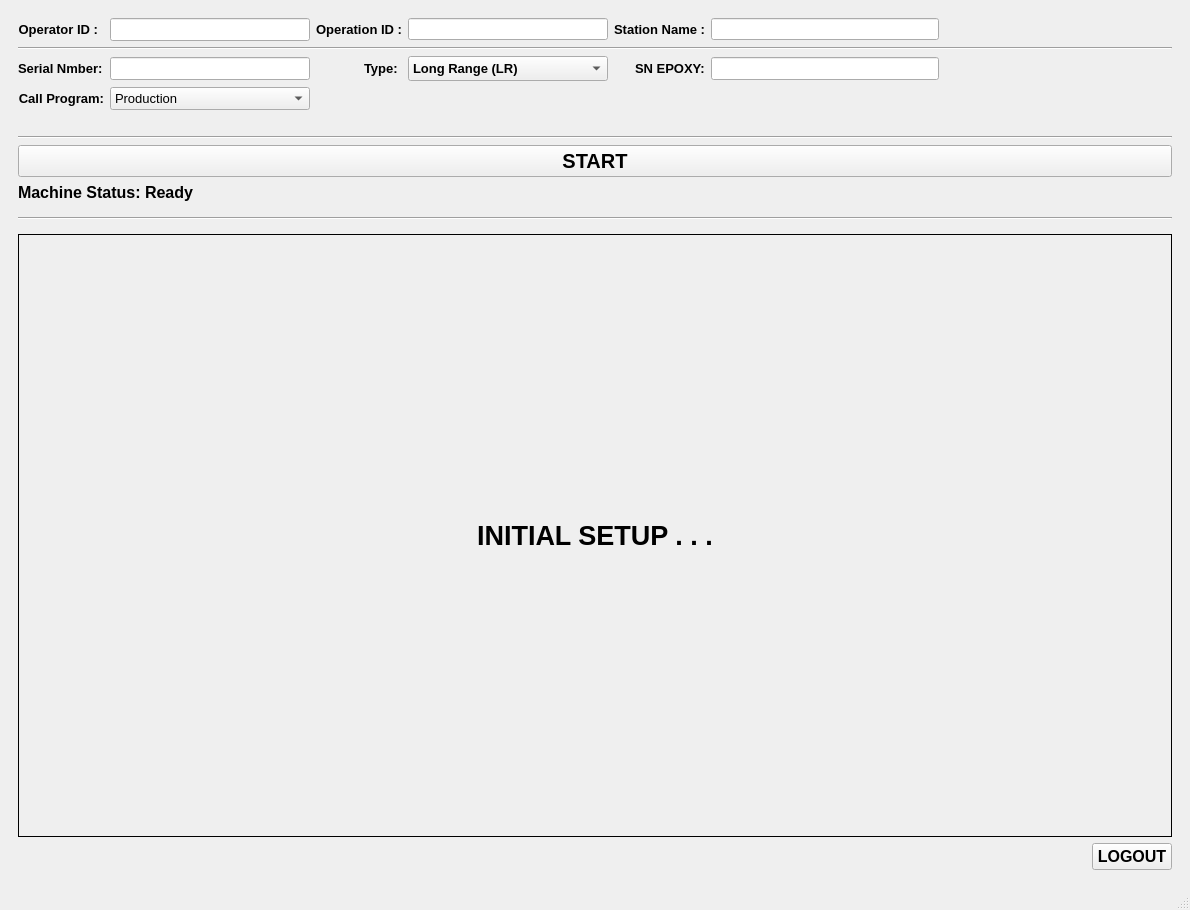
<?xml version="1.0" encoding="UTF-8"?>
<ui version="4.0">
 <class>MainWindow</class>
 <widget class="QMainWindow" name="MainWindow">
  <property name="geometry">
   <rect>
    <x>0</x>
    <y>0</y>
    <width>1190</width>
    <height>910</height>
   </rect>
  </property>
  <property name="sizePolicy">
   <sizepolicy hsizetype="Minimum" vsizetype="Minimum">
    <horstretch>0</horstretch>
    <verstretch>0</verstretch>
   </sizepolicy>
  </property>
  <property name="minimumSize">
   <size>
    <width>850</width>
    <height>750</height>
   </size>
  </property>
  <property name="windowTitle">
   <string>MainWindow</string>
  </property>
  <widget class="QWidget" name="centralwidget">
   <layout class="QVBoxLayout" name="verticalLayout">
    <item>
     <widget class="QStackedWidget" name="MainstackedWidget">
      <property name="currentIndex">
       <number>1</number>
      </property>
      <widget class="QWidget" name="LoginPage">
       <layout class="QGridLayout" name="gridLayout_2">
        <item row="0" column="0" colspan="3">
         <spacer name="verticalSpacer">
          <property name="orientation">
           <enum>Qt::Vertical</enum>
          </property>
          <property name="sizeHint" stdset="0">
           <size>
            <width>803</width>
            <height>226</height>
           </size>
          </property>
         </spacer>
        </item>
        <item row="1" column="1" rowspan="2">
         <widget class="QFrame" name="frame">
          <property name="frameShape">
           <enum>QFrame::Box</enum>
          </property>
          <property name="frameShadow">
           <enum>QFrame::Plain</enum>
          </property>
          <layout class="QVBoxLayout" name="verticalLayout_2">
           <item>
            <widget class="QLabel" name="Header_login">
             <property name="sizePolicy">
              <sizepolicy hsizetype="Preferred" vsizetype="Fixed">
               <horstretch>0</horstretch>
               <verstretch>0</verstretch>
              </sizepolicy>
             </property>
             <property name="font">
              <font>
               <pointsize>16</pointsize>
               <weight>75</weight>
               <bold>true</bold>
              </font>
             </property>
             <property name="text">
              <string>Login</string>
             </property>
             <property name="alignment">
              <set>Qt::AlignCenter</set>
             </property>
            </widget>
           </item>
           <item>
            <widget class="QLabel" name="label_2">
             <property name="sizePolicy">
              <sizepolicy hsizetype="Fixed" vsizetype="Fixed">
               <horstretch>0</horstretch>
               <verstretch>0</verstretch>
              </sizepolicy>
             </property>
             <property name="minimumSize">
              <size>
               <width>400</width>
               <height>0</height>
              </size>
             </property>
             <property name="maximumSize">
              <size>
               <width>400</width>
               <height>16777215</height>
              </size>
             </property>
             <property name="text">
              <string/>
             </property>
            </widget>
           </item>
           <item>
            <layout class="QGridLayout" name="gridLayout">
             <item row="0" column="0">
              <widget class="QLabel" name="Login_label_Operator">
               <property name="sizePolicy">
                <sizepolicy hsizetype="Fixed" vsizetype="Fixed">
                 <horstretch>0</horstretch>
                 <verstretch>0</verstretch>
                </sizepolicy>
               </property>
               <property name="font">
                <font>
                 <pointsize>10</pointsize>
                 <weight>75</weight>
                 <bold>true</bold>
                </font>
               </property>
               <property name="layoutDirection">
                <enum>Qt::LeftToRight</enum>
               </property>
               <property name="text">
                <string>Operator ID: </string>
               </property>
               <property name="alignment">
                <set>Qt::AlignCenter</set>
               </property>
              </widget>
             </item>
             <item row="0" column="1">
              <widget class="QLineEdit" name="enLineEdit">
               <property name="sizePolicy">
                <sizepolicy hsizetype="Fixed" vsizetype="Fixed">
                 <horstretch>0</horstretch>
                 <verstretch>0</verstretch>
                </sizepolicy>
               </property>
               <property name="minimumSize">
                <size>
                 <width>100</width>
                 <height>0</height>
                </size>
               </property>
               <property name="maximumSize">
                <size>
                 <width>200</width>
                 <height>16777215</height>
                </size>
               </property>
               <property name="font">
                <font>
                 <pointsize>10</pointsize>
                 <weight>75</weight>
                 <bold>true</bold>
                </font>
               </property>
              </widget>
             </item>
             <item row="3" column="1">
              <widget class="QPushButton" name="LoginButton">
               <property name="maximumSize">
                <size>
                 <width>100</width>
                 <height>16777215</height>
                </size>
               </property>
               <property name="font">
                <font>
                 <pointsize>10</pointsize>
                 <weight>75</weight>
                 <bold>true</bold>
                </font>
               </property>
               <property name="layoutDirection">
                <enum>Qt::RightToLeft</enum>
               </property>
               <property name="text">
                <string>Login</string>
               </property>
              </widget>
             </item>
             <item row="1" column="0">
              <widget class="QLabel" name="Login_label_Operation">
               <property name="sizePolicy">
                <sizepolicy hsizetype="Fixed" vsizetype="Fixed">
                 <horstretch>0</horstretch>
                 <verstretch>0</verstretch>
                </sizepolicy>
               </property>
               <property name="font">
                <font>
                 <pointsize>10</pointsize>
                 <weight>75</weight>
                 <bold>true</bold>
                </font>
               </property>
               <property name="text">
                <string>Operation:</string>
               </property>
              </widget>
             </item>
             <item row="1" column="1">
              <widget class="QComboBox" name="comboBoxOperation">
               <property name="maximumSize">
                <size>
                 <width>200</width>
                 <height>16777215</height>
                </size>
               </property>
               <property name="font">
                <font>
                 <pointsize>10</pointsize>
                 <weight>75</weight>
                 <bold>true</bold>
                </font>
               </property>
              </widget>
             </item>
             <item row="2" column="0" colspan="2">
              <widget class="QLabel" name="label_Error_login">
               <property name="sizePolicy">
                <sizepolicy hsizetype="Preferred" vsizetype="Fixed">
                 <horstretch>0</horstretch>
                 <verstretch>0</verstretch>
                </sizepolicy>
               </property>
               <property name="text">
                <string/>
               </property>
              </widget>
             </item>
            </layout>
           </item>
          </layout>
         </widget>
        </item>
        <item row="1" column="2">
         <spacer name="horizontalSpacer">
          <property name="orientation">
           <enum>Qt::Horizontal</enum>
          </property>
          <property name="sizeHint" stdset="0">
           <size>
            <width>280</width>
            <height>20</height>
           </size>
          </property>
         </spacer>
        </item>
        <item row="2" column="0">
         <spacer name="horizontalSpacer_2">
          <property name="orientation">
           <enum>Qt::Horizontal</enum>
          </property>
          <property name="sizeHint" stdset="0">
           <size>
            <width>280</width>
            <height>20</height>
           </size>
          </property>
         </spacer>
        </item>
        <item row="3" column="0" colspan="3">
         <spacer name="verticalSpacer_2">
          <property name="orientation">
           <enum>Qt::Vertical</enum>
          </property>
          <property name="sizeHint" stdset="0">
           <size>
            <width>803</width>
            <height>227</height>
           </size>
          </property>
         </spacer>
        </item>
       </layout>
      </widget>
      <widget class="QWidget" name="MainPage">
       <layout class="QVBoxLayout" name="verticalLayout_3">
        <item>
         <layout class="QGridLayout" name="gridLayout_4">
          <item row="0" column="6">
           <widget class="QLineEdit" name="lineEdit_Station">
            <property name="sizePolicy">
             <sizepolicy hsizetype="Fixed" vsizetype="Fixed">
              <horstretch>0</horstretch>
              <verstretch>0</verstretch>
             </sizepolicy>
            </property>
            <property name="maximumSize">
             <size>
              <width>250</width>
              <height>16777215</height>
             </size>
            </property>
            <property name="readOnly">
             <bool>true</bool>
            </property>
           </widget>
          </item>
          <item row="0" column="0">
           <widget class="QLabel" name="label_Opeator">
            <property name="sizePolicy">
             <sizepolicy hsizetype="Fixed" vsizetype="Fixed">
              <horstretch>0</horstretch>
              <verstretch>0</verstretch>
             </sizepolicy>
            </property>
            <property name="font">
             <font>
              <pointsize>10</pointsize>
              <weight>75</weight>
              <bold>true</bold>
             </font>
            </property>
            <property name="text">
             <string>Operator ID :</string>
            </property>
            <property name="alignment">
             <set>Qt::AlignRight|Qt::AlignTrailing|Qt::AlignVCenter</set>
            </property>
           </widget>
          </item>
          <item row="0" column="5">
           <widget class="QLabel" name="label_MC">
            <property name="sizePolicy">
             <sizepolicy hsizetype="Fixed" vsizetype="Fixed">
              <horstretch>0</horstretch>
              <verstretch>0</verstretch>
             </sizepolicy>
            </property>
            <property name="maximumSize">
             <size>
              <width>100</width>
              <height>16777215</height>
             </size>
            </property>
            <property name="font">
             <font>
              <pointsize>10</pointsize>
              <weight>75</weight>
              <bold>true</bold>
             </font>
            </property>
            <property name="text">
             <string>Station Name :</string>
            </property>
            <property name="alignment">
             <set>Qt::AlignRight|Qt::AlignTrailing|Qt::AlignVCenter</set>
            </property>
           </widget>
          </item>
          <item row="4" column="0" colspan="8">
           <widget class="QLabel" name="label_Error_Main">
            <property name="text">
             <string/>
            </property>
           </widget>
          </item>
          <item row="3" column="1" colspan="2">
           <widget class="QComboBox" name="comboBox_Program">
            <property name="sizePolicy">
             <sizepolicy hsizetype="Minimum" vsizetype="Fixed">
              <horstretch>0</horstretch>
              <verstretch>0</verstretch>
             </sizepolicy>
            </property>
            <property name="minimumSize">
             <size>
              <width>200</width>
              <height>0</height>
             </size>
            </property>
            <property name="maximumSize">
             <size>
              <width>16777215</width>
              <height>16777215</height>
             </size>
            </property>
            <property name="font">
             <font>
              <pointsize>10</pointsize>
             </font>
            </property>
            <item>
             <property name="text">
              <string>Production</string>
             </property>
            </item>
            <item>
             <property name="text">
              <string>Debug</string>
             </property>
            </item>
            <item>
             <property name="text">
              <string>Deviation</string>
             </property>
            </item>
            <item>
             <property name="text">
              <string>Maintenance</string>
             </property>
            </item>
            <item>
             <property name="text">
              <string>Calibration</string>
             </property>
            </item>
           </widget>
          </item>
          <item row="2" column="0">
           <widget class="QLabel" name="label_Serial">
            <property name="font">
             <font>
              <pointsize>10</pointsize>
              <weight>75</weight>
              <bold>true</bold>
             </font>
            </property>
            <property name="text">
             <string>Serial Nmber:</string>
            </property>
           </widget>
          </item>
          <item row="3" column="0">
           <widget class="QLabel" name="label_Mode">
            <property name="sizePolicy">
             <sizepolicy hsizetype="Preferred" vsizetype="Fixed">
              <horstretch>0</horstretch>
              <verstretch>0</verstretch>
             </sizepolicy>
            </property>
            <property name="font">
             <font>
              <pointsize>10</pointsize>
              <weight>75</weight>
              <bold>true</bold>
             </font>
            </property>
            <property name="text">
             <string>Call Program:</string>
            </property>
            <property name="alignment">
             <set>Qt::AlignRight|Qt::AlignTrailing|Qt::AlignVCenter</set>
            </property>
           </widget>
          </item>
          <item row="2" column="1" colspan="2">
           <widget class="QLineEdit" name="lineEdit_Serial">
            <property name="sizePolicy">
             <sizepolicy hsizetype="Minimum" vsizetype="Fixed">
              <horstretch>0</horstretch>
              <verstretch>0</verstretch>
             </sizepolicy>
            </property>
            <property name="minimumSize">
             <size>
              <width>200</width>
              <height>0</height>
             </size>
            </property>
            <property name="maximumSize">
             <size>
              <width>16777215</width>
              <height>16777215</height>
             </size>
            </property>
            <property name="font">
             <font>
              <pointsize>10</pointsize>
             </font>
            </property>
           </widget>
          </item>
          <item row="0" column="7">
           <spacer name="horizontalSpacer_3">
            <property name="orientation">
             <enum>Qt::Horizontal</enum>
            </property>
            <property name="sizeHint" stdset="0">
             <size>
              <width>40</width>
              <height>20</height>
             </size>
            </property>
           </spacer>
          </item>
          <item row="2" column="6">
           <widget class="QLineEdit" name="EPOXY_Value">
            <property name="maximumSize">
             <size>
              <width>250</width>
              <height>16777215</height>
             </size>
            </property>
            <property name="font">
             <font>
              <pointsize>10</pointsize>
              <weight>75</weight>
              <bold>true</bold>
             </font>
            </property>
           </widget>
          </item>
          <item row="1" column="0" colspan="8">
           <widget class="Line" name="line_2">
            <property name="layoutDirection">
             <enum>Qt::LeftToRight</enum>
            </property>
            <property name="frameShadow">
             <enum>QFrame::Sunken</enum>
            </property>
            <property name="orientation">
             <enum>Qt::Horizontal</enum>
            </property>
           </widget>
          </item>
          <item row="0" column="4">
           <widget class="QLineEdit" name="lineEdit_Operation">
            <property name="sizePolicy">
             <sizepolicy hsizetype="Fixed" vsizetype="Fixed">
              <horstretch>0</horstretch>
              <verstretch>0</verstretch>
             </sizepolicy>
            </property>
            <property name="maximumSize">
             <size>
              <width>200</width>
              <height>16777215</height>
             </size>
            </property>
            <property name="readOnly">
             <bool>true</bool>
            </property>
           </widget>
          </item>
          <item row="0" column="3">
           <widget class="QLabel" name="label_Operation">
            <property name="sizePolicy">
             <sizepolicy hsizetype="Fixed" vsizetype="Fixed">
              <horstretch>0</horstretch>
              <verstretch>0</verstretch>
             </sizepolicy>
            </property>
            <property name="font">
             <font>
              <pointsize>10</pointsize>
              <weight>75</weight>
              <bold>true</bold>
             </font>
            </property>
            <property name="text">
             <string>Operation ID :</string>
            </property>
            <property name="alignment">
             <set>Qt::AlignRight|Qt::AlignTrailing|Qt::AlignVCenter</set>
            </property>
           </widget>
          </item>
          <item row="0" column="1" colspan="2">
           <widget class="QLineEdit" name="lineEdit_Operator">
            <property name="sizePolicy">
             <sizepolicy hsizetype="Fixed" vsizetype="Fixed">
              <horstretch>0</horstretch>
              <verstretch>0</verstretch>
             </sizepolicy>
            </property>
            <property name="minimumSize">
             <size>
              <width>0</width>
              <height>0</height>
             </size>
            </property>
            <property name="maximumSize">
             <size>
              <width>200</width>
              <height>16777215</height>
             </size>
            </property>
            <property name="font">
             <font>
              <pointsize>10</pointsize>
             </font>
            </property>
            <property name="text">
             <string/>
            </property>
            <property name="readOnly">
             <bool>true</bool>
            </property>
           </widget>
          </item>
          <item row="2" column="4">
           <widget class="QComboBox" name="TypeValue">
            <property name="minimumSize">
             <size>
              <width>200</width>
              <height>25</height>
             </size>
            </property>
            <property name="font">
             <font>
              <pointsize>10</pointsize>
              <weight>75</weight>
              <bold>true</bold>
             </font>
            </property>
            <item>
             <property name="text">
              <string>Long Range (LR)</string>
             </property>
            </item>
            <item>
             <property name="text">
              <string>Short Range (SR)</string>
             </property>
            </item>
           </widget>
          </item>
          <item row="2" column="5">
           <widget class="QLabel" name="label">
            <property name="sizePolicy">
             <sizepolicy hsizetype="Fixed" vsizetype="Preferred">
              <horstretch>0</horstretch>
              <verstretch>0</verstretch>
             </sizepolicy>
            </property>
            <property name="font">
             <font>
              <pointsize>10</pointsize>
              <weight>75</weight>
              <bold>true</bold>
             </font>
            </property>
            <property name="layoutDirection">
             <enum>Qt::RightToLeft</enum>
            </property>
            <property name="text">
             <string>SN EPOXY:</string>
            </property>
           </widget>
          </item>
          <item row="2" column="3">
           <widget class="QLabel" name="Type_label_2">
            <property name="sizePolicy">
             <sizepolicy hsizetype="Fixed" vsizetype="Preferred">
              <horstretch>0</horstretch>
              <verstretch>0</verstretch>
             </sizepolicy>
            </property>
            <property name="font">
             <font>
              <pointsize>10</pointsize>
              <weight>75</weight>
              <bold>true</bold>
             </font>
            </property>
            <property name="layoutDirection">
             <enum>Qt::RightToLeft</enum>
            </property>
            <property name="text">
             <string>Type: </string>
            </property>
           </widget>
          </item>
         </layout>
        </item>
        <item>
         <widget class="Line" name="line_3">
          <property name="orientation">
           <enum>Qt::Horizontal</enum>
          </property>
         </widget>
        </item>
        <item>
         <layout class="QHBoxLayout" name="horizontalLayout_buttons">
          <item>
           <widget class="QPushButton" name="StartButton">
            <property name="font">
             <font>
              <pointsize>15</pointsize>
              <weight>75</weight>
              <bold>true</bold>
             </font>
            </property>
            <property name="text">
             <string>START</string>
            </property>
           </widget>
          </item>
         </layout>
        </item>
        <item>
         <widget class="QLabel" name="StatusLabel">
          <property name="font">
           <font>
            <pointsize>12</pointsize>
            <weight>75</weight>
            <bold>true</bold>
           </font>
          </property>
          <property name="text">
           <string>Machine Status: Ready</string>
          </property>
         </widget>
        </item>
        <item>
         <widget class="Line" name="line">
          <property name="sizePolicy">
           <sizepolicy hsizetype="Minimum" vsizetype="Fixed">
            <horstretch>0</horstretch>
            <verstretch>0</verstretch>
           </sizepolicy>
          </property>
          <property name="minimumSize">
           <size>
            <width>0</width>
            <height>20</height>
           </size>
          </property>
          <property name="maximumSize">
           <size>
            <width>16777215</width>
            <height>20</height>
           </size>
          </property>
          <property name="frameShadow">
           <enum>QFrame::Sunken</enum>
          </property>
          <property name="lineWidth">
           <number>1</number>
          </property>
          <property name="orientation">
           <enum>Qt::Horizontal</enum>
          </property>
         </widget>
        </item>
        <item>
         <widget class="QStackedWidget" name="stackedWidget">
          <property name="sizePolicy">
           <sizepolicy hsizetype="Expanding" vsizetype="Expanding">
            <horstretch>0</horstretch>
            <verstretch>0</verstretch>
           </sizepolicy>
          </property>
          <property name="minimumSize">
           <size>
            <width>0</width>
            <height>0</height>
           </size>
          </property>
          <property name="frameShape">
           <enum>QFrame::Box</enum>
          </property>
          <property name="currentIndex">
           <number>0</number>
          </property>
          <widget class="QWidget" name="InitPage">
           <layout class="QHBoxLayout" name="horizontalLayout">
            <item>
             <widget class="QLabel" name="ResultText">
              <property name="font">
               <font>
                <pointsize>20</pointsize>
                <weight>75</weight>
                <bold>true</bold>
               </font>
              </property>
              <property name="text">
               <string>INITIAL SETUP . . .</string>
              </property>
              <property name="alignment">
               <set>Qt::AlignCenter</set>
              </property>
             </widget>
            </item>
           </layout>
          </widget>
          <widget class="QWidget" name="MainPage_2">
           <layout class="QGridLayout" name="gridLayout_3">
            <item row="3" column="2">
             <widget class="QLabel" name="label_Duration">
              <property name="sizePolicy">
               <sizepolicy hsizetype="Fixed" vsizetype="Fixed">
                <horstretch>0</horstretch>
                <verstretch>0</verstretch>
               </sizepolicy>
              </property>
              <property name="font">
               <font>
                <pointsize>10</pointsize>
                <weight>75</weight>
                <bold>true</bold>
               </font>
              </property>
              <property name="text">
               <string>Duration : </string>
              </property>
             </widget>
            </item>
            <item row="3" column="4">
             <widget class="QLabel" name="DurationValue">
              <property name="sizePolicy">
               <sizepolicy hsizetype="Fixed" vsizetype="Fixed">
                <horstretch>0</horstretch>
                <verstretch>0</verstretch>
               </sizepolicy>
              </property>
              <property name="minimumSize">
               <size>
                <width>100</width>
                <height>0</height>
               </size>
              </property>
              <property name="maximumSize">
               <size>
                <width>100</width>
                <height>16777215</height>
               </size>
              </property>
              <property name="font">
               <font>
                <pointsize>10</pointsize>
               </font>
              </property>
              <property name="text">
               <string/>
              </property>
             </widget>
            </item>
            <item row="1" column="2" colspan="8">
             <widget class="QLabel" name="label_ResultStatus">
              <property name="sizePolicy">
               <sizepolicy hsizetype="Fixed" vsizetype="Fixed">
                <horstretch>0</horstretch>
                <verstretch>0</verstretch>
               </sizepolicy>
              </property>
              <property name="minimumSize">
               <size>
                <width>400</width>
                <height>300</height>
               </size>
              </property>
              <property name="maximumSize">
               <size>
                <width>400</width>
                <height>300</height>
               </size>
              </property>
              <property name="frameShape">
               <enum>QFrame::Box</enum>
              </property>
              <property name="text">
               <string>[Result  Status]</string>
              </property>
              <property name="alignment">
               <set>Qt::AlignCenter</set>
              </property>
             </widget>
            </item>
            <item row="3" column="5">
             <widget class="QLabel" name="label_SecUnit">
              <property name="sizePolicy">
               <sizepolicy hsizetype="Fixed" vsizetype="Fixed">
                <horstretch>0</horstretch>
                <verstretch>0</verstretch>
               </sizepolicy>
              </property>
              <property name="font">
               <font>
                <pointsize>10</pointsize>
               </font>
              </property>
              <property name="text">
               <string>Sec.</string>
              </property>
             </widget>
            </item>
            <item row="0" column="0" colspan="10">
             <widget class="QLabel" name="label_ResultHeader">
              <property name="sizePolicy">
               <sizepolicy hsizetype="Preferred" vsizetype="Fixed">
                <horstretch>0</horstretch>
                <verstretch>0</verstretch>
               </sizepolicy>
              </property>
              <property name="font">
               <font>
                <pointsize>12</pointsize>
                <weight>75</weight>
                <bold>true</bold>
               </font>
              </property>
              <property name="text">
               <string>DISPENSING MACHINE RESULT</string>
              </property>
              <property name="alignment">
               <set>Qt::AlignCenter</set>
              </property>
             </widget>
            </item>
            <item row="5" column="1" colspan="9">
             <widget class="QPushButton" name="FinishButton">
              <property name="font">
               <font>
                <pointsize>12</pointsize>
                <weight>75</weight>
                <bold>true</bold>
               </font>
              </property>
              <property name="text">
               <string>FINISH PROCESS</string>
              </property>
             </widget>
            </item>
            <item row="1" column="0" rowspan="5">
             <widget class="QTableView" name="tableResult"/>
            </item>
            <item row="4" column="2" colspan="8">
             <spacer name="verticalSpacer_3">
              <property name="orientation">
               <enum>Qt::Vertical</enum>
              </property>
              <property name="sizeHint" stdset="0">
               <size>
                <width>20</width>
                <height>40</height>
               </size>
              </property>
             </spacer>
            </item>
           </layout>
          </widget>
         </widget>
        </item>
        <item>
         <widget class="QPushButton" name="LogoutButton">
          <property name="sizePolicy">
           <sizepolicy hsizetype="Fixed" vsizetype="Fixed">
            <horstretch>0</horstretch>
            <verstretch>0</verstretch>
           </sizepolicy>
          </property>
          <property name="font">
           <font>
            <pointsize>12</pointsize>
            <weight>75</weight>
            <bold>true</bold>
           </font>
          </property>
          <property name="layoutDirection">
           <enum>Qt::RightToLeft</enum>
          </property>
          <property name="text">
           <string>LOGOUT</string>
          </property>
         </widget>
        </item>
       </layout>
      </widget>
     </widget>
    </item>
   </layout>
  </widget>
  <widget class="QStatusBar" name="statusbar"/>
  <action name="actionEdit_Config">
   <property name="text">
    <string>Edit Config</string>
   </property>
  </action>
 </widget>
 <resources/>
 <connections/>
</ui>
